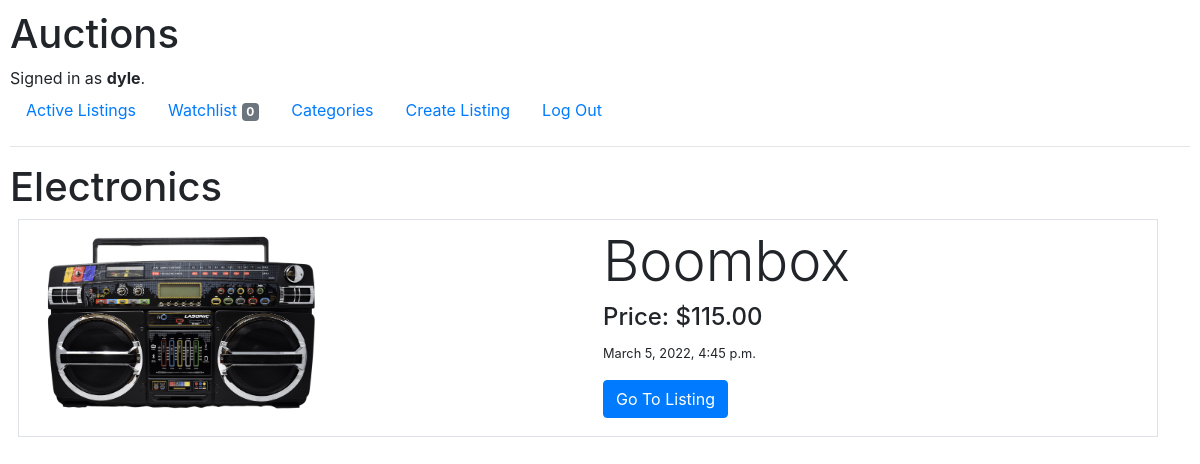
/categories/c (signed in), run on the app's committed database.
### auctions/models.py (models this page shows, shortened)
class User(AbstractUser):
    pass

class Listing(models.Model):
    item = models.CharField(max_length=64)
    description = models.CharField(max_length=255, blank=True)
    price = models.DecimalField(max_digits=10, decimal_places=2)
    category = models.CharField(max_length=1, choices=CATEGORIES, default=CATEGORIES[4][1])
    time = models.DateTimeField(auto_now_add=True, blank=True)
    closed = models.BooleanField(default=False)
    owner = models.ForeignKey(User, on_delete=models.CASCADE, related_name="owners")
    bids = models.ManyToManyField(Bid, blank=True, related_name="bids")
    comments = models.ManyToManyField(Comment, blank=True, related_name="comments")
    image = models.ImageField(null=True, blank=True)

### auctions/views.py (the view)
# urls.py: path("categories/<str:category>", views.show_category_listings, name="show"),
@login_required
def show_category_listings(request, category):
    listings = Listing.objects.filter(category__in = category[0])
    cat = dict(CATEGORIES)
    return render(request, 'auctions/specific.html', {
        "listings": listings,
        "category": cat[category]
    })

### auctions/templates/auctions/specific.html (shortened to what this page needs)
{% extends 'auctions/layout.html' %}
{% block body %}
  <h1>{{ category }}</h1>
  {% for listing in listings %}
    <div class="container border p-2 m-2">
        <div class="row">
            <div class="col">
                <img src="{{ listing.image.url }}" alt="image" style="width: 300px; height: auto">
            </div>
            <div class="col text-left">
                <h2 class="display-4">{{ listing.item }}</h2>
                <h4>Price: ${{ listing.price }}</h4>
                <p><small>{{ listing.time }}</small></p>
                <a href="{% url 'listing' listing.id %}" type="submit" class="btn btn-primary">Go To Listing</a>
            </div>
        </div>
    </div>
  {% endfor %}
{% endblock %}

### auctions/templates/auctions/layout.html (shortened to what this page needs)
{% load static %}
<!DOCTYPE html>
<html lang="en">
    <head>
        <link rel="stylesheet" href="https://stackpath.bootstrapcdn.com/bootstrap/4.4.1/css/bootstrap.min.css">
        <link href="{% static 'auctions/styles.css' %}" rel="stylesheet">
    </head>
    <body>
        <h1>Auctions</h1>
        <div>
            {% if user.is_authenticated %}
                Signed in as <strong>{{ user.username }}</strong>.
            {% else %}
                Not signed in.
            {% endif %}
        </div>
        <ul class="nav">
            <li class="nav-item">
                <a class="nav-link" href="{% url 'index' %}">Active Listings</a>
            </li>
            {% if user.is_authenticated %}
                <li class="nav-item">
                    <a class="nav-link" href="{% url 'watchlist' %}">Watchlist <span class="badge badge-secondary">{{ user.watchlist.count }}</span></a>
                </li>
                <li class="nav-item">
                    <a class="nav-link" href="{% url 'categories' %}">Categories</a>
                </li>
                <li class="nav-item">
                    <a class="nav-link" href="{% url 'create' %}">Create Listing</a>
                </li>
                <li class="nav-item">
                    <a class="nav-link" href="{% url 'logout' %}">Log Out</a>
                </li>
            {% endif %}
        </ul>
        <hr>
        {% block body %}
        {% endblock %}
    </body>
</html>

### auctions/static/auctions/styles.css (style rules this page uses)
body { padding: 10px; }

### data on the page
User: username "dyle", watchlist.count "0"
Listing: image (picture), item "Boombox", price "115.00", time "March 5, 2022, 4:45 p.m."

### other printed values
{{ category }} "Electronics"
